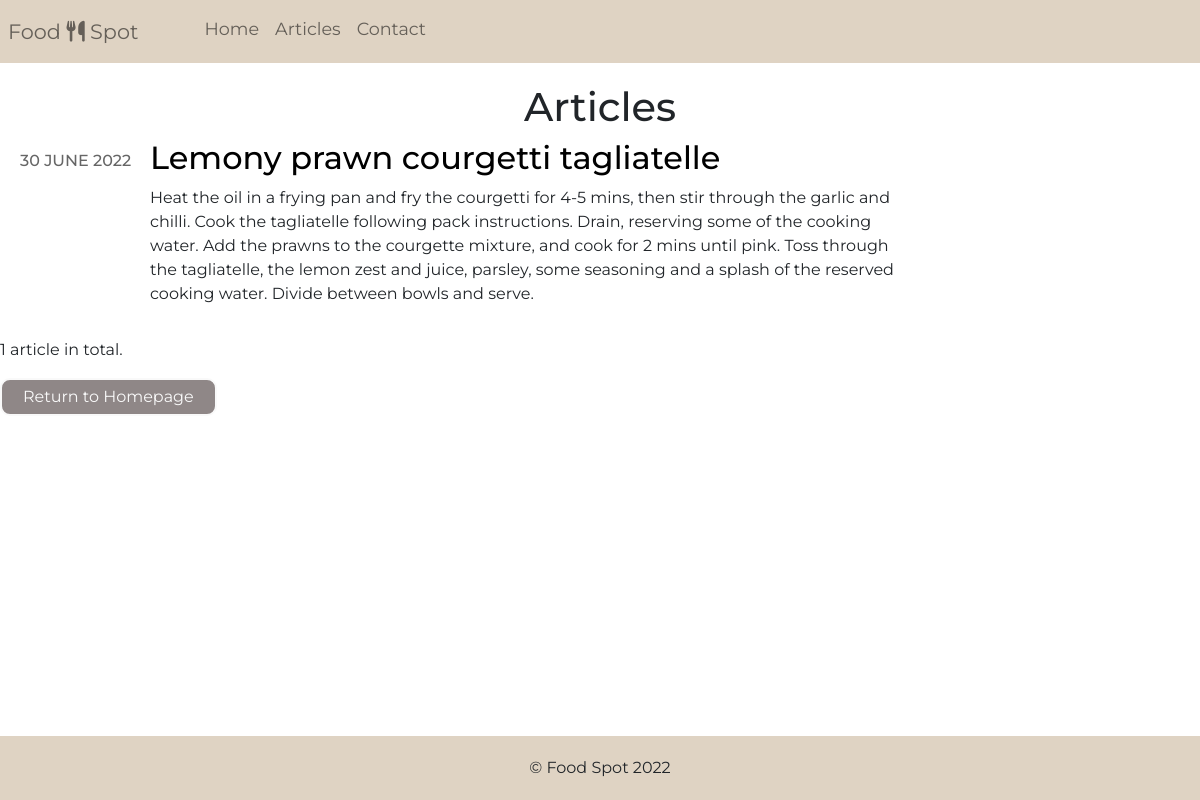
Screenshot of /?action=archive with the database file from the repository.
### tables this page shows
CREATE TABLE `articles` (
  `id` smallint(5) unsigned NOT NULL AUTO_INCREMENT,
  `publicationDate` date NOT NULL,
  `title` varchar(255) NOT NULL,
  `summary` text NOT NULL,
  `content` mediumtext NOT NULL,
  PRIMARY KEY (`id`)
);

### classes/Article.php (called while the page is built, shortened)
<?php
class Article
{
  public function __construct( $data=array() ) {
    if ( isset( $data['id'] ) ) $this->id = (int) $data['id'];
    if ( isset( $data['publicationDate'] ) ) $this->publicationDate = (int) $data['publicationDate'];
    if ( isset( $data['title'] ) ) $this->title = preg_replace ( "/[^\.\,\-\_\'\"\@\?\!\:\$ a-zA-Z0-9()]/", "", $data['title'] );
    if ( isset( $data['summary'] ) ) $this->summary = preg_replace ( "/[^\.\,\-\_\'\"\@\?\!\:\$ a-zA-Z0-9()]/", "", $data['summary'] );
  }
  public static function getList( $numRows=1000000 ) {
    $conn = new PDO( DB_DSN, DB_USERNAME, DB_PASSWORD );
    $sql = "SELECT SQL_CALC_FOUND_ROWS *, UNIX_TIMESTAMP(publicationDate) AS publicationDate FROM articles
            ORDER BY publicationDate DESC LIMIT :numRows";
    $st = $conn->prepare( $sql );
    $st->bindValue( ":numRows", $numRows, PDO::PARAM_INT );
    $st->execute();
    $list = array();
    while ( $row = $st->fetch() ) {
      $article = new Article( $row );
      $list[] = $article;
    }
    $sql = "SELECT FOUND_ROWS() AS totalRows";
    $totalRows = $conn->query( $sql )->fetch();
    return ( array ( "results" => $list, "totalRows" => $totalRows[0] ) );
  }
}
?>

### templates/archive.php (the view)
<?php include "templates/include/header.php" ?>
<li class="nav-item"><a class="nav-link" href="./">Home</a></li>
<li class="nav-item"><a class="nav-link" href="./?action=archive">Articles</a></li>
<li class="nav-item"><a class="nav-link" href="./?action=contact">Contact</a></li>
</ul>
</div>
<div id="welcome">
  <h1>Articles</h1>
</div>
<ul id="headlines" class="archive">
  <?php foreach ($results['articles'] as $article) { ?>
    <li>
      <h2>
        <span class="pubDate"><?php echo date('j F Y', $article->publicationDate) ?></span><a href=".?action=viewArticle&amp;articleId=<?php echo $article->id ?>"><?php echo htmlspecialchars($article->title) ?></a>
      </h2>
      <p class="summary"><?php echo htmlspecialchars($article->summary) ?></p>
    </li>
  <?php } ?>
</ul>
<p><?php echo $results['totalRows'] ?> article<?php echo ($results['totalRows'] != 1) ? 's' : '' ?> in total.</p>
<button style="margin-bottom:80px;"><a href="./">Return to Homepage</a></button>
<?php include "templates/include/footer.php" ?>

### index.php (shortened to what this page needs)
<?php
$action = isset( $_GET['action'] ) ? $_GET['action'] : "";
switch ( $action ) {
  case 'archive':
    archive();
    break;
}
function archive() {
  $results = array();
  $data = Article::getList();
  $results['articles'] = $data['results'];
  $results['totalRows'] = $data['totalRows'];
  $results['pageTitle'] = "Food Spot Recipes";
  require( TEMPLATE_PATH . "/archive.php" );
}

### templates/include/header.php (shortened to what this page needs)
<!DOCTYPE html>
<html lang="en">
<head>
  <link rel="stylesheet" type="text/css" href="style.css" />
  <link href="https://cdn.jsdelivr.net/npm/bootstrap@5.2.0-beta1/dist/css/bootstrap.min.css" rel="stylesheet">
</head>
<body>
  <div id="container">
    <div class="navbar navbar-expand-lg ">
      <ul class="navbar-nav">
        <li class="nav-item">
          <a class="nav-link name" href="./?action=homepage">Food <i class="fa-solid fa-utensils"></i> Spot</a>
        </li>

### templates/include/footer.php (shortened to what this page needs)
<div class="fixed-bottom" id="footer">
  <div id="text">&copy; <?php echo 'Food Spot ' . date('Y'); ?> </div>
</div>
</div>
</body>
</html>

### style.css (style rules this page uses)
body { margin: 0; font-family: 'Montserrat', sans-serif !important; line-height: 1.5em; }
#container { background: #fff; }
.name { font-size: 1.3rem !important; margin-right: 50px; }
.navbar { background-color: #dfd3c3; font-size: 1.1rem; color: black !important; }
#footer { text-align:center; background-color: #dfd3c3; }
#footer > #text { margin-bottom: 20px; margin-top: 20px; }
#welcome { text-align: center; margin-top: 20px; }
#headlines { list-style: none; padding-left: 20px; width: 75%; }
#headlines li { margin-bottom: 2em; }
#headlines a { text-decoration: none; color:black; }
.pubDate { font-size: .7em; color: #666; text-transform: uppercase; }
#headlines .pubDate { display: inline-block; width: 100px; font-size: .5em; vertical-align: middle; }
#headlines.archive .pubDate { width: 130px; }
.summary { padding-left: 100px; }
#headlines.archive .summary { padding-left: 130px; }
table a, button a { text-decoration: none !important; color:#f9f9f9 !important; padding: 15px ; }
button { border: 2px solid #f9f9f9; border-radius: 10px !important; background-color: #8f8787; color:#f9f9f9; transition: 0,7s; padding-top: 5px; padding-bottom: 5px; }

### rows the page displays
articles: publicationDate "30 JUNE 2022", title "Lemony prawn courgetti tagliatelle", summary "Heat the oil in a frying pan and fry the courgetti for 4-5 mins, then stir through the garlic and chilli. Cook the tagliatelle following pack instructions. Drain, reserving some of the cooking water. Add the prawns to the courgette mixture, and cook for 2 mins until pink. Toss through the tagliatelle, the lemon zest and juice, parsley, some seasoning and a splash of the reserved cooking water. Divide between bowls and serve."

### other values shown
$results['totalRows'] "1"
